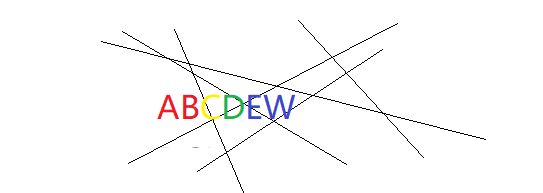
//> input picture Project/8.29/9.png, 543 x 193 px
$ ./021.霍夫变换houghlines   (built with g++ and OpenCV 4)
//> lines starting //> are read from the running program, lines starting //| are printed output that depends on the picture; after the words box and inside, x2 and y2 are one past the last pixel; in counts of white or black regions, pixels touching at a corner belong together
#include<opencv2/opencv.hpp>
#include<iostream>
#include<math.h>
using namespace cv;
using namespace std;
Mat src, dst,gray_src;
int main(int argc, char** argv) {
	src = imread("C:/Users/Admin/Desktop/opencv/Project/8.29/9.png", IMREAD_COLOR);//src 缩写为源文件 打开的文件名要加上格式 比如 jpg
//> src is the input picture: 193 rows x 543 cols, CV_8UC3; mean B, G, R 250.2, 250.1, 250.6
	if (src.empty())
	{
		printf("could not load image....\n");
		return -1;//返回值为-1 表示异常
	}
	namedWindow("input", CV_WINDOW_AUTOSIZE);//创建一个窗口并命名
	imshow("input", src);//在指定窗口显示指定图片

	//边缘检测
	Canny(src, gray_src, 150, 200, 3, false);
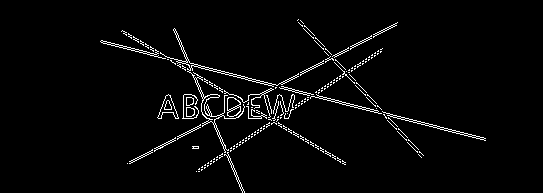
//> gray_src: 193 rows x 543 cols, CV_8UC1; 3% white in thin lines or dots, all inside (x1, y1, x2, y2) = (100, 19, 486, 193)
	cvtColor(gray_src, dst, CV_GRAY2BGR);
	imshow("edge image", gray_src);

	// [16 lines of commented-out code are left out]

	vector<Vec4f> plines;//四维向量
	HoughLinesP(gray_src, plines, 1, CV_PI / 180.0, 10, 0, 10);
//> plines = 91 lines (x1, y1, x2, y2), first 8: [300, 20, 408, 140], [248, 80, 483, 139], [173, 29, 242, 192], [121, 31, 342, 163], [170, 58, 436, 125], [233, 97, 344, 164], [325, 61, 396, 25], [175, 29, 244, 192]
	Scalar color = Scalar(0, 0, 255);
	for (size_t i = 0; i < plines.size(); i++)
	{
		Vec4f hline = plines[i];
		line(dst, Point(hline[0], hline[1]), Point(hline[2], hline[3]), color, 1, LINE_AA);
	}
//> this loop made 91 passes
//> hline on passes 1 to 12: [300, 20, 408, 140], [248, 80, 483, 139], [173, 29, 242, 192], [121, 31, 342, 163], [170, 58, 436, 125], [233, 97, 344, 164], [325, 61, 396, 25], [175, 29, 244, 192], [129, 163, 227, 113], [297, 20, 376, 108], [199, 171, 382, 48], [140, 40, 344, 162]
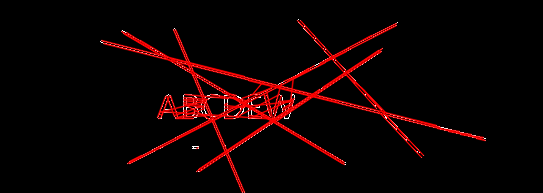
//> dst: 193 rows x 543 cols, CV_8UC3; mean B, G, R 1.5, 1.5, 14.9


	imshow("dst", dst);
	waitKey(0);
	return 0;
}

$ run again, with Project/8.29/10.png copied over Project/8.29/9.png
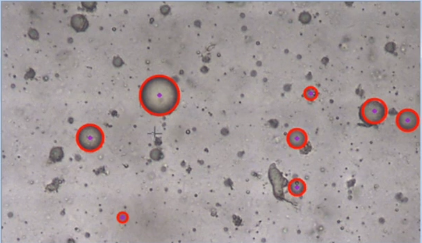
//> input picture Project/8.29/10.png, 422 x 243 px
//> src is the input picture: 243 rows x 422 cols, CV_8UC3; mean B, G, R 153.3, 152.3, 161.9
//> `Canny(src, gray_src, 150, 200, 3, false);`:
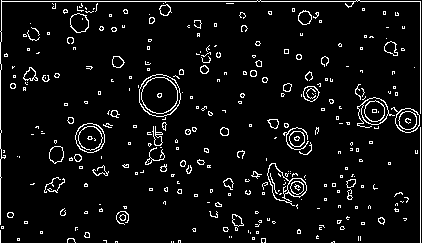
//> gray_src: 243 rows x 422 cols, CV_8UC1; 5.9% white in thin lines or dots
//> plines = 855 lines (x1, y1, x2, y2), first 8: [1, 1, 420, 1], [0, 242, 0, 31], [420, 242, 420, 127], [282, 175, 304, 193], [396, 193, 402, 194], [208, 112, 209, 111], [135, 172, 143, 170], [139, 98, 165, 128]
//> the loop `for (size_t i = 0; i < plines.size(); i++)` made 855 passes
//> after the loop `for (size_t i = 0; i < plines.size(); i++)`:
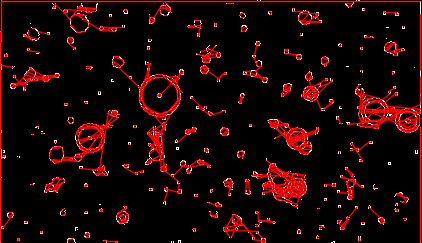
//> dst: 243 rows x 422 cols, CV_8UC3; mean B, G, R 5, 5, 29.3
